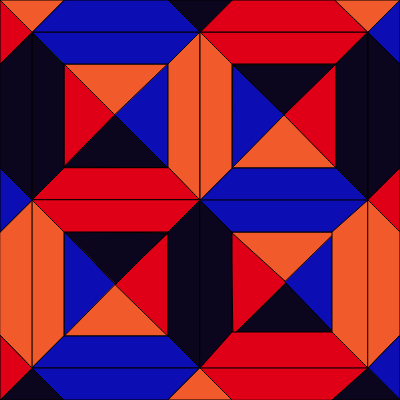
Frame 1 (no input)
Frame 60 (no input): identical to frame 1, image omitted
Frame 120 (the mouse pressed at the canvas centre since frame 60): identical to frame 1, image omitted

The p5.js sketch that drew this single still picture (run headless with seeded random() and noise() and a simulated clock; from frame 60 on, the mouse is pressed at the canvas centre):

// p5.js sketch
// ── sketch.js
function setup() {
  createCanvas(400, 400);
}

function draw() {
  background(241,90,42);
  fill(255,255,255)
 
  
  fill (12,200,0)
  rect(0, 0, 64, 400)  
  rect (336,0,64,400)
 rect (64,0,400,64)
  rect (0,336,400,64)
  rect (168,0,64,400)
  rect (0,168,400,64)
  
  fill (223,0,23)
  triangle(64, 168, 64, 64, 115,115)
  
  fill(12,13,178)
  triangle(168, 64, 168, 168, 115,115)
  fill(12,5,30)
  triangle(115, 115, 168, 168, 64,167)  
  fill (12,5,30)
  triangle(233, 65, 284, 115, 336, 65)
  fill (12,13,178)
  triangle(232, 168, 284, 115, 233, 65)
  fill(223,0,23)
  triangle(336, 168,284, 115, 336, 64)
  fill(223,0,23)
  triangle(168, 336, 168, 233,115,284)
  fill(12,13,178)
  triangle(64, 336, 64, 231, 115,284)
  fill(12,5,30)
  triangle(64,231,167,233, 116, 284)
  fill(223,0,23)
  triangle(233,336,231,232,286,282)
  fill(12,5,30)
  triangle(232,336,288,281,336,336)
  fill(12,13,178)
  triangle(335,233,336,335,285,282)
  fill(12,13,178)
  quad(32,32,200,32,168,64,64,64)
  fill(12,5,30)
  quad(32,32,64,65,64,168,32,200)
  fill(241,90,42)
  quad(168, 168,168,64,200, 32, 200, 200)
  fill(223,0,23)
  quad(169,168,200,200,32,200,64,168)
  fill(223,0,23)
  quad(368,32,200,32,232, 64,336,64)
  fill(12,5,30)
  quad(368,32,368,200,336,168,336,64)
  fill(12,13,178)
  quad(368,200,336,168,232,168,200,200)
  fill(241,90,42)
  quad(200,200,200,32,232,64,232,168)
  fill(12,13,178)
  quad(64, 0, 168,0,200,32, 32,32)
  fill(223,0,23)
  quad(200,32, 368,32,336, 0,232, 0)
  fill(12,5,30)
  quad(0, 64, 32, 32,32,200,0,168)
  fill(12,5,30)
  quad(400,64,368,32, 368, 200, 400,168)
  fill(223,0,23)
  quad(32,200,64,232,168,232,200,200)
  fill(241,90,42)
  quad(32,200,64,232,64,336,32,368)
  fill(241,90,42)
  quad(0,232, 32,200, 32,368, 0,335)
  fill(12,13,178)
  quad(32, 368, 200, 368,168,336,64,336)
  fill(12,13,178)
  quad(64,400, 168,400, 200, 368, 32,368)
  fill(12,5,30)
  quad(200,368, 168,336,168,232,200,200)
  fill(12,5,30)
  quad(200,200,232,232,232,335,200,368)
  fill(12,13,178)
  quad(232,232,335,232,368,200,200,200)
  fill(223,0,23)
  quad(200, 368, 232,332, 335,332,368,368)
  fill(223,0,23)
  quad(335,400,368, 368,200,368,232,400)
  fill(241,90,42)
  quad(368,200,332, 232,332,332, 368,368)
  fill(241,90,42)
  quad(368,200,400,232,400,335,368,368)
  fill(223,0,23)
  triangle(0,64,0, 0,32,32)
  fill(241,90,42)
  triangle(32, 32, 0, 0,64, 0)
  fill(12,5,30)
  triangle(232, 0, 168, 0,200,32)
  fill(241,90,42)
  triangle(335, 0, 400, 0, 368, 32)
  fill(12,13,178)
  triangle(400, 64, 400, 0,368, 32)
  fill(223,0,23)
  triangle(400, 168,400,232,368,200)
  fill(12,13,178)
  triangle(400,400, 400,335,368,368)
  fill(12,5,30)
  triangle(400,400,332,400,368,368)
  fill(241,90,42)
  triangle(168,400, 232,400,200,368)
  fill(12,5,30)
  triangle(0,400,64,400,32,368)
  fill(223,0,23)
  triangle(0,400,0,335,32,368)
  fill(12,13,178)
  triangle(0,232,0,168,32,200)
  
  
  
  
  
  
  
  
  
  
  
}
